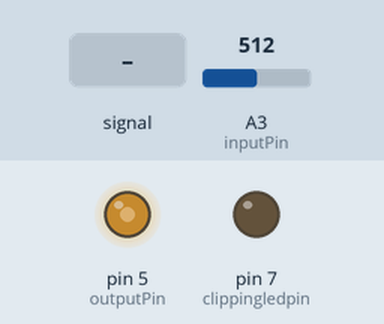
A sketch run on a simulated Arduino Uno, built with avr-gcc and run on an emulated ATmega328P. Shown: output pins drawn as LEDs (lit = HIGH). The inputs (shaded band) are chosen by the test bench; at power-on: A3 (inputPin) = 512. Pins used as bus, display or sensor lines are not drawn.

Above: at 1.2 s.
1.3 s: A3 (inputPin) set to 716
At 2.0 s:
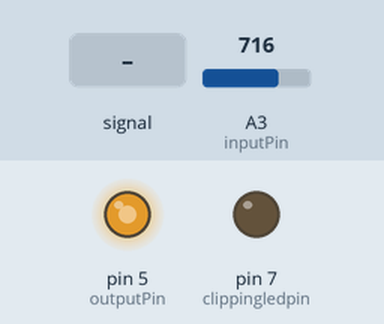
2.8 s: A3 (inputPin) set to 306
At 3.1 s:
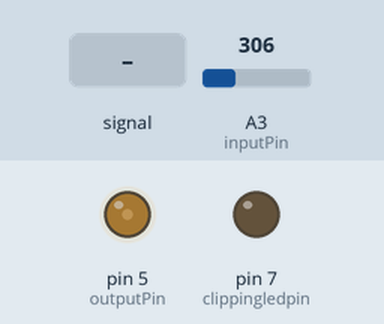
4.3 s: A3 (inputPin) fed a 200 Hz sine of ±81 counts around its level
Timing chart, 0 to 5.7 s (numbered marks = the images above; inputs shaded):
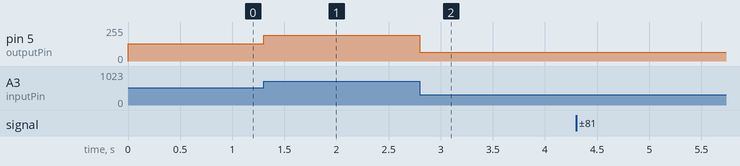

The sketch:

compressor.ino
```cpp
/*
 * Arduino based audio compressor
 */
const int inputPin = 3;
const int outputPin = 5; // 980Hz PWM
const int clockoutpin = 6;
const int clippingledpin = 7;

const int attack = 1;
const int decay = 1024;
const byte shiftbits = 5;
const long targettop = 256 * (2^shiftbits);

// Minimum detected top (this prevents
// the gain from going up unbridled when
// there is (almost) not input.
const long mintop = 32 * (2^shiftbits);

// Clipping level is measured on shifted
// and filtered top detector. Unshifted
// absolute max level is 1024/2 = 512.
// some bits room is nice to light the led
// before really clipping.
const int clippinglevel = 506 << shiftbits;

// Ringbuffer
const int buffersize = attack+1;
int ring[buffersize];

void setup() {
  setPwmFrequency(outputPin, 1);

  // Initialize ring buffer
  for (int i=0; i<buffersize; i++) {
    ring[i]=0;
  }

//  changePrescaler();
  pinMode(clockoutpin, OUTPUT);
  pinMode(clippingledpin, OUTPUT);

}

void loop() {
  // Initializing variables inside the function
  // increases memory access performance.
  int oldtopfiltered = 0;
  int newtopfiltered = 0;
  boolean clippingboolean = false;
  int ringpointer=0;

  // While(true) prevents the code from leaving the loop()
  // function and re-entering it, with all the stack manipulation
  // that comes with it.
  while(true) {
    // Set clockoutputpin high, to signal the start of the loop.
    // Outputpin should oscilate at 14.6 kHz  (right now that's 4 kHz because of slow calculatoins)
    digitalWrite(clockoutpin, HIGH);

    // Get audio sample
    // Bit shhift 6 places to the left so we don't have to
    // calculate with floats, and remove the DC offset.
    int sample = ((analogRead(inputPin) - 512) * (2^shiftbits));

    // Set clockoutpin low, to signal we're done with taking
    // an audio sample. Taking the audio sample takes between
    // 20 uS and 30uS, about 33% of the loop time.
    digitalWrite(clockoutpin, LOW);

    // Store sample in the ringbuffer
    ringpointer = (ringpointer + 1) % buffersize;
    ring[ringpointer] = sample;

    // Full wave rectify top detector
    int topped = abs(sample);

    // Fast attack slow decay top detector calculation
    oldtopfiltered = newtopfiltered;
    int nrSamples = (topped > oldtopfiltered) ? attack : decay;
    newtopfiltered = max(mintop, oldtopfiltered + ((topped-oldtopfiltered) / nrSamples));

    // Apply calclated gain to a sample which is precisely the
    // number of samples ago as the attack time to prevent plopping.
    int tailpointer = (ringpointer + 1) % buffersize;

    // Apply gain based on the top detector on the oldest sample in the buffer
    // Add dc offset and reduce to 8 bit.
    int output = ((targettop* ring[tailpointer]/ (newtopfiltered * (2^shiftbits))) / 4) + 128;
    analogWrite(outputPin, output);

    // Turn on a led if the filtered top detector exceeds a limit
    if (clippingboolean != (newtopfiltered > clippinglevel)) {
      clippingboolean = (newtopfiltered > clippinglevel);
      digitalWrite(clippingledpin, clippingboolean);
    }
  }
}

// Speeds up A/D Conversion.
// With the default prescaler settings, the Arduino samples at about 8KHz.
// With these prescaler settings, the Arduino sampels at about 21KHz.
// From http://forum.arduino.cc/index.php?topic=6549.0
void changePrescaler(){
  // defines for setting and clearing register bits
#ifndef cbi
#define cbi(sfr, bit) (_SFR_BYTE(sfr) &= ~_BV(bit))
#endif
#ifndef sbi
#define sbi(sfr, bit) (_SFR_BYTE(sfr) |= _BV(bit))
#endif

// set prescale to 16
sbi(ADCSRA,ADPS2) ;
cbi(ADCSRA,ADPS1) ;
cbi(ADCSRA,ADPS0) ;
}

/**
 * Divides a given PWM pin frequency by a divisor.
 *
 * The resulting frequency is equal to the base frequency divided by
 * the given divisor:
 *   - Base frequencies:
 *      o The base frequency for pins 3, 9, 10, and 11 is 31250 Hz.
 *      o The base frequency for pins 5 and 6 is 62500 Hz.
 *   - Divisors:
 *      o The divisors available on pins 5, 6, 9 and 10 are: 1, 8, 64,
 *        256, and 1024.
 *      o The divisors available on pins 3 and 11 are: 1, 8, 32, 64,
 *        128, 256, and 1024.
 *
 * PWM frequencies are tied together in pairs of pins. If one in a
 * pair is changed, the other is also changed to match:
 *   - Pins 5 and 6 are paired on timer0
 *   - Pins 9 and 10 are paired on timer1
 *   - Pins 3 and 11 are paired on timer2
 *
 * Note that this function will have side effects on anything else
 * that uses timers:
 *   - Changes on pins 3, 5, 6, or 11 may cause the delay() and
 *     millis() functions to stop working. Other timing-related
 *     functions may also be affected.
 *   - Changes on pins 9 or 10 will cause the Servo library to function
 *     incorrectly.
 *
 * Thanks to macegr of the Arduino forums for his documentation of the
 * PWM frequency divisors. His post can be viewed at:
 *   http://www.arduino.cc/cgi-bin/yabb2/YaBB.pl?num=1235060559/0#4
 */
void setPwmFrequency(int pin, int divisor) {
  byte mode;
  if(pin == 5 || pin == 6 || pin == 9 || pin == 10) {
    switch(divisor) {
      case 1: mode = 0x01; break;
      case 8: mode = 0x02; break;
      case 64: mode = 0x03; break;
      case 256: mode = 0x04; break;
      case 1024: mode = 0x05; break;
      default: return;
    }
    if(pin == 5 || pin == 6) {
      TCCR0B = TCCR0B & 0b11111000 | mode;
    } else {
      TCCR1B = TCCR1B & 0b11111000 | mode;
    }
  } else if(pin == 3 || pin == 11) {
    switch(divisor) {
      case 1: mode = 0x01; break;
      case 8: mode = 0x02; break;
      case 32: mode = 0x03; break;
      case 64: mode = 0x04; break;
      case 128: mode = 0x05; break;
      case 256: mode = 0x06; break;
      case 1024: mode = 0x7; break;
      default: return;
    }
    TCCR2B = TCCR2B & 0b11111000 | mode;
  }
}
```

Measured:
- after the input at 1.3 s, pin 5 (outputPin): 128/255 → 192/255 at once
- after the input at 2.8 s, pin 5 (outputPin): 192/255 → 64/255 at once
